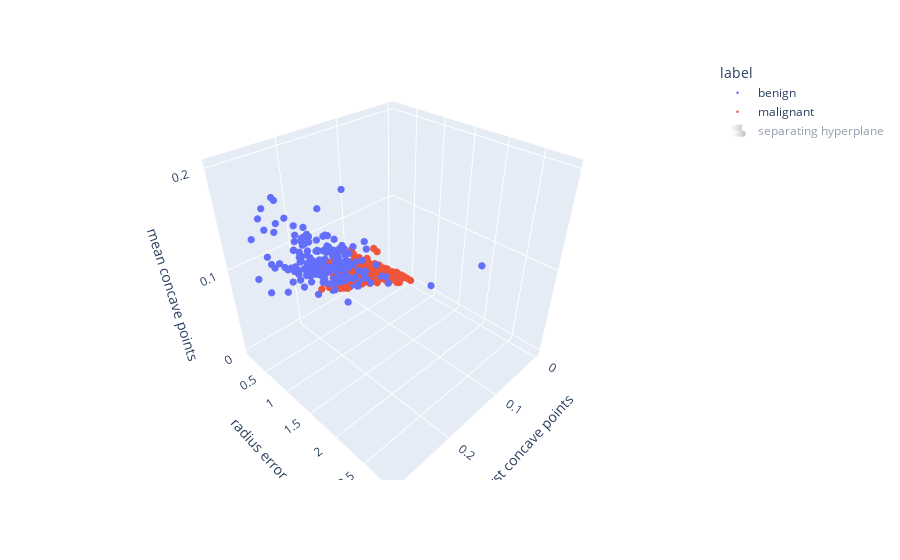

Write notebook code for a chart like this one.
### Code cell
fig = px.scatter_3d(
    Xy,
    z='mean concave points',
    y='radius error',
    x='worst concave points',
    color='label'
)

fig.update_traces(
    marker={'size':2.5}
)

surface_z = [[0.052,0.052],[0.052,0.052]]
surface_y = [0.1,2.7]
surface_x = [0,0.29]

fig.add_trace(
    go.Surface(
        x=surface_x,
        y=surface_y,
        z=surface_z,
        opacity=0.5,
        showscale=False,
        colorscale='greys',
        name='separating hyperplane',
        showlegend=True,
        visible='legendonly'
    )
)

fig

### Figure 1 — Plotly figure (JSON) as saved in the notebook; plotly's stock layout.template omitted (floating-point values rounded to 4 significant figures; data arrays with more than 128 entries replaced by an {"elided": "..."} marker saying what was removed)
{"data": [{"hovertemplate": "label=benign<br>worst concave points=%{x}<br>radius error=%{y}<br>mean concave points=%{z}<extra></extra>", "legendgroup": "benign", "marker": {"color": "#636efa", "size": 2.5, "symbol": "circle"}, "mode": "markers", "name": "benign", "scene": "scene", "showlegend": true, "type": "scatter3d", "x": {"elided": "212 float values"}, "y": {"elided": "212 float values"}, "z": {"elided": "212 float values"}}, {"hovertemplate": "label=malignant<br>worst concave points=%{x}<br>radius error=%{y}<br>mean concave points=%{z}<extra></extra>", "legendgroup": "malignant", "marker": {"color": "#EF553B", "size": 2.5, "symbol": "circle"}, "mode": "markers", "name": "malignant", "scene": "scene", "showlegend": true, "type": "scatter3d", "x": {"elided": "357 float values"}, "y": {"elided": "357 float values"}, "z": {"elided": "357 float values"}}, {"colorscale": [[0, "rgb(255,255,255)"], [0.125, "rgb(240,240,240)"], [0.25, "rgb(217,217,217)"], [0.375, "rgb(189,189,189)"], [0.5, "rgb(150,150,150)"], [0.625, "rgb(115,115,115)"], [0.75, "rgb(82,82,82)"], [0.875, "rgb(37,37,37)"], [1, "rgb(0,0,0)"]], "name": "separating hyperplane", "opacity": 0.5, "showlegend": true, "showscale": false, "type": "surface", "visible": "legendonly", "x": [0, 0.29], "y": [0.1, 2.7], "z": [[0.052, 0.052], [0.052, 0.052]]}], "layout": {"legend": {"title": {"text": "label"}, "tracegroupgap": 0}, "margin": {"t": 60}, "scene": {"domain": {"x": [0, 1], "y": [0, 1]}, "xaxis": {"title": {"text": "worst concave points"}}, "yaxis": {"title": {"text": "radius error"}}, "zaxis": {"title": {"text": "mean concave points"}}}}}
